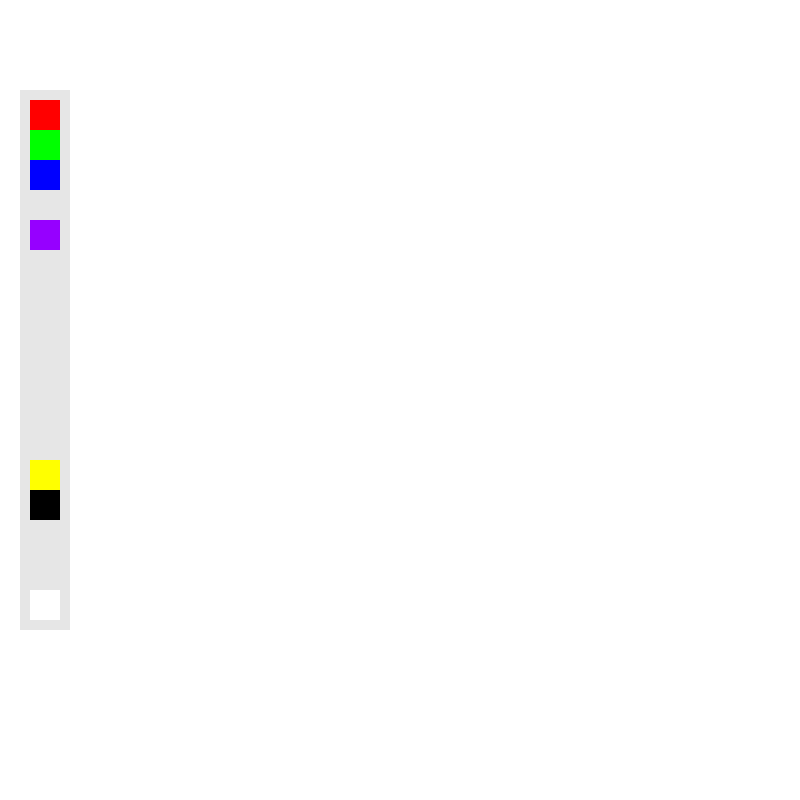
Frame 1 (no input)
Frame 60 (the mouse pressed at the canvas centre just before this capture): identical to frame 1, image omitted
Frame 120 (the mouse held since frame 60 and released just before this capture): identical to frame 1, image omitted

The Processing sketch that drew this single still picture (run headless with seeded random() and noise(); from frame 60 on, the mouse is pressed at the canvas centre):

// Processing sketch: processing_161906
// ── processing_161906.pde

int xPos = 30; 
int yPos = 100;
int size = 30;
int sizeD = 50;

void setup() {

  size(800, 800);

  //board
  noStroke();
  background(255);
  rect(150, 150, 800, 800);



  //button 
  //rect(xPos,yPos,size,size);

  //gray bg
  noStroke();
  fill(230);
  rect(xPos-10, yPos-10, size+20, yPos+size+300+100+10);


  //red
  noStroke();
  fill(255, 0, 0);
  rect(xPos, yPos, size, size);


  //green
  noStroke();
  fill(0, 255, 0);
  rect(xPos, yPos+size, size, size);


  //blue
  noStroke();
  fill(0, 0, 255);
  rect(xPos, yPos+size+size, size, size);

  //purple
  noStroke();
  fill(150, 0, 255);
  rect(xPos, yPos+size+size+size+size, size, size);

  //yellow
  noStroke();
  fill(255, 255, 0);
  rect(xPos, yPos+size+size+300, size, size);


  //black
  noStroke();
  fill(0);
  rect(xPos, yPos+size+size+300+size, size, size);

  //white
  noStroke();
  fill(255);
  rect(xPos, yPos+size+size+300+size+100, size, size);
}



void draw() {


  if (mousePressed) {


    //board
    if (800 > pmouseX && 800 > mouseX && pmouseX > 150 && mouseX > 150 && 
      800 > pmouseX && 800 > mouseX && pmouseX > 30 && mouseX > 30) {

      line(pmouseX, pmouseY, mouseX, mouseY);
    }

    //red
    if ( mouseX > xPos && mouseX < xPos+size && mouseY > yPos && mouseY < yPos+size) { 
      stroke(255, 0, 0);
      strokeWeight(20);
    }

    //green
    if ( mouseX > xPos && mouseX < xPos+size && mouseY > yPos+size && mouseY < yPos+size+size) { 
      stroke(0, 255, 0);
      strokeWeight(2);
    }

    //blue
    if ( mouseX > xPos && mouseX < xPos+size && mouseY > yPos+size+size && mouseY < yPos+size+size+size) { 
      stroke(0, 0, 255);
      strokeWeight(50);
    }

    //purple
    if ( mouseX > xPos && mouseX < xPos+size && mouseY > yPos+size+size+size+size && mouseY < yPos+size+size+size+size+size) { 
      stroke(150, 0, 255);
      strokeWeight(30);
    }

    //yellow
    if ( mouseX > xPos && mouseX < xPos+size && mouseY > yPos+size+size+300 && mouseY < yPos+size+size+size+300) { 
      stroke(255, 255, 0);
      strokeWeight(10);
    }

    //black
    if ( mouseX > xPos && mouseX < xPos+size && mouseY > yPos+size+size+300+size && mouseY < yPos+size+size+size+300+size) { 
      stroke(0);
      strokeWeight(30);
    }

    //white
    if ( mouseX > xPos && mouseX < xPos+size && mouseY > yPos+size+size+300+size+100 && mouseY < yPos+size+size+size+300+size+100) { 
      stroke(255);
      strokeWeight(100);
    }





    {
    }
  }
}
